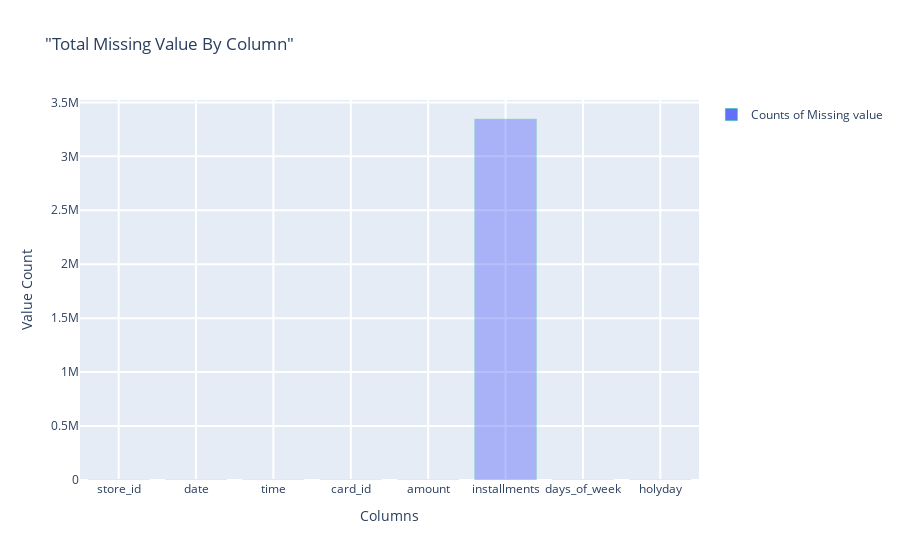

The notebook cell saved with this chart:
### Markdown cell above
데이터는 크게 3가지로 구분되어 짐. 시간, 식별화 코드, 매출  

시간 : date, time, days_of_week, holiday  
식별화 코드 : store_id, card_id  
매출 : amount, installments  
ㅡ> 참고 : 변수명 중에 holyday는 holiday가 오타난것 같음  
 
아이디어  

row 1을 보면 amount가 음수인게 있는데 이는 취소된 거래를 말하는 것임. 바로 위 row 0의 거래가 3초만에 취소되었다는것을 의미.  
date와 time의 경우 좀 더 구분의 편의를 위해서 년도/월/일/시간/분으로 변수를 확장 함.  
days_of_week도 월~금, 토 ~ 일요일인지 여부를 나누어서 비교.  
installments에 보면 결측치가 있는데, 이는 일시불을 의미하는것이므로 1으로 처리.

### Code cell
def mis_value_graph(data):  
    data = [
    go.Bar(
        x = data.columns,
        y = data.isnull().sum(),
        name = 'Counts of Missing value',
        textfont=dict(size=20),
        marker=dict(
        line=dict(
            color= generate_color(),
            #width= 2,
        ), opacity = 0.45
    )
    ),
    ]
    layout= go.Layout(
        title= '"Total Missing Value By Column"',
        xaxis= dict(title='Columns', ticklen=5, zeroline=False, gridwidth=2),
        yaxis= dict(title='Value Count', ticklen=5, gridwidth=2),
        showlegend=True
    )
    fig = go.Figure(data=data, layout=layout)
    py.iplot(fig, filename='skin')
    
def generate_color():
    color = '#{:02x}{:02x}{:02x}'.format(*map(lambda x: random.randint(0, 255), range(3)))
    return color

mis_value_graph(train)

### Figure 1 — Plotly figure (JSON) as saved in the notebook; plotly's stock layout.template omitted (floating-point values rounded to 4 significant figures)
{"data": [{"marker": {"line": {"color": "#13c28f"}, "opacity": 0.45}, "name": "Counts of Missing value", "textfont": {"size": 20}, "type": "bar", "x": ["store_id", "date", "time", "card_id", "amount", "installments", "days_of_week", "holyday"], "y": [0, 0, 0, 0, 0, 3345936, 0, 0]}], "layout": {"showlegend": true, "title": {"text": "\"Total Missing Value By Column\""}, "xaxis": {"gridwidth": 2, "ticklen": 5, "title": {"text": "Columns"}, "zeroline": false}, "yaxis": {"gridwidth": 2, "ticklen": 5, "title": {"text": "Value Count"}}}}
